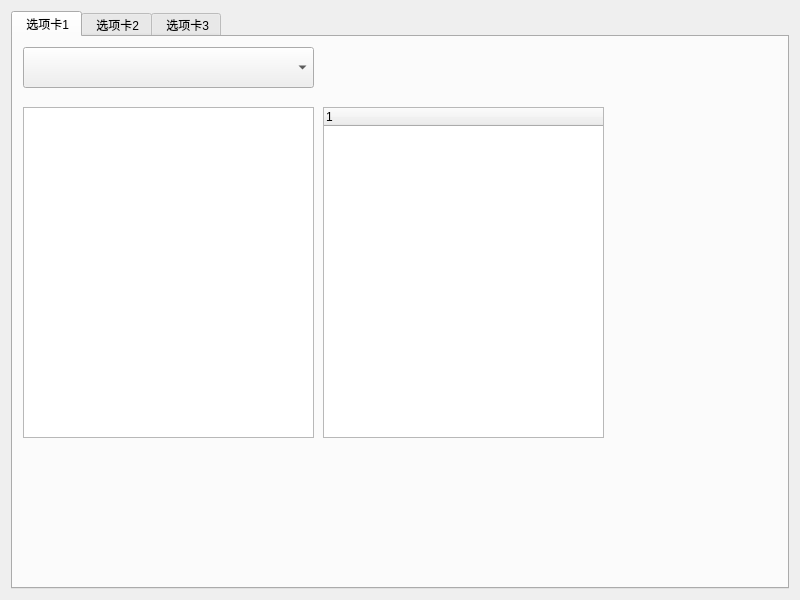
<?xml version="1.0" encoding="UTF-8"?>
<ui version="4.0">
 <class>frmYControlAll</class>
 <widget class="QWidget" name="frmYControlAll">
  <property name="geometry">
   <rect>
    <x>0</x>
    <y>0</y>
    <width>800</width>
    <height>600</height>
   </rect>
  </property>
  <property name="windowTitle">
   <string>Form</string>
  </property>
  <layout class="QVBoxLayout" name="verticalLayout">
   <item>
    <widget class="QTabWidget" name="tabWidget">
     <property name="currentIndex">
      <number>0</number>
     </property>
     <widget class="QWidget" name="tab">
      <attribute name="title">
       <string> 选项卡1</string>
      </attribute>
      <widget class="YComboBox" name="comboBox">
       <property name="geometry">
        <rect>
         <x>10</x>
         <y>10</y>
         <width>291</width>
         <height>41</height>
        </rect>
       </property>
      </widget>
      <widget class="YListWidget" name="listWidget">
       <property name="geometry">
        <rect>
         <x>10</x>
         <y>70</y>
         <width>291</width>
         <height>331</height>
        </rect>
       </property>
      </widget>
      <widget class="YTreeWidget" name="treeWidget">
       <property name="geometry">
        <rect>
         <x>310</x>
         <y>70</y>
         <width>281</width>
         <height>331</height>
        </rect>
       </property>
       <column>
        <property name="text">
         <string notr="true">1</string>
        </property>
       </column>
      </widget>
     </widget>
     <widget class="QWidget" name="tab_3">
      <attribute name="title">
       <string> 选项卡2</string>
      </attribute>
      <widget class="YDoubleSpinBox" name="doubleSpinBox">
       <property name="geometry">
        <rect>
         <x>10</x>
         <y>60</y>
         <width>241</width>
         <height>41</height>
        </rect>
       </property>
      </widget>
      <widget class="YSpinBox" name="spinBox">
       <property name="geometry">
        <rect>
         <x>10</x>
         <y>10</y>
         <width>241</width>
         <height>41</height>
        </rect>
       </property>
      </widget>
      <widget class="QScrollBar" name="verticalScrollBar">
       <property name="geometry">
        <rect>
         <x>490</x>
         <y>10</y>
         <width>21</width>
         <height>371</height>
        </rect>
       </property>
       <property name="orientation">
        <enum>Qt::Vertical</enum>
       </property>
      </widget>
      <widget class="YScrollBarV" name="vscrollbarButton" native="true">
       <property name="geometry">
        <rect>
         <x>530</x>
         <y>10</y>
         <width>31</width>
         <height>371</height>
        </rect>
       </property>
      </widget>
      <widget class="QScrollBar" name="horizontalScrollBar">
       <property name="geometry">
        <rect>
         <x>10</x>
         <y>310</y>
         <width>451</width>
         <height>21</height>
        </rect>
       </property>
       <property name="orientation">
        <enum>Qt::Horizontal</enum>
       </property>
      </widget>
      <widget class="YScrollBarH" name="hscrollbarButton" native="true">
       <property name="geometry">
        <rect>
         <x>10</x>
         <y>350</y>
         <width>451</width>
         <height>31</height>
        </rect>
       </property>
      </widget>
     </widget>
     <widget class="QWidget" name="tab_2">
      <attribute name="title">
       <string> 选项卡3</string>
      </attribute>
      <layout class="QVBoxLayout" name="verticalLayout_2">
       <item>
        <widget class="YTableWidget" name="tableWidget"/>
       </item>
      </layout>
     </widget>
    </widget>
   </item>
  </layout>
 </widget>
 <customwidgets>
  <customwidget>
   <class>YComboBox</class>
   <extends>QComboBox</extends>
   <header>ycombobox.h</header>
  </customwidget>
  <customwidget>
   <class>YListWidget</class>
   <extends>QListWidget</extends>
   <header location="global">ylistwidget.h</header>
  </customwidget>
  <customwidget>
   <class>YTreeWidget</class>
   <extends>QTreeWidget</extends>
   <header>ytreewidget.h</header>
  </customwidget>
  <customwidget>
   <class>YSpinBox</class>
   <extends>QSpinBox</extends>
   <header>yspinbox.h</header>
  </customwidget>
  <customwidget>
   <class>YDoubleSpinBox</class>
   <extends>QDoubleSpinBox</extends>
   <header>ydoublespinbox.h</header>
  </customwidget>
  <customwidget>
   <class>YTableWidget</class>
   <extends>QTableWidget</extends>
   <header>ytablewidget.h</header>
  </customwidget>
  <customwidget>
   <class>YScrollBarV</class>
   <extends>QWidget</extends>
   <header location="global">yscrollbarv.h</header>
   <container>1</container>
  </customwidget>
  <customwidget>
   <class>YScrollBarH</class>
   <extends>QWidget</extends>
   <header location="global">yscrollbarh.h</header>
   <container>1</container>
  </customwidget>
 </customwidgets>
 <resources/>
 <connections/>
</ui>
